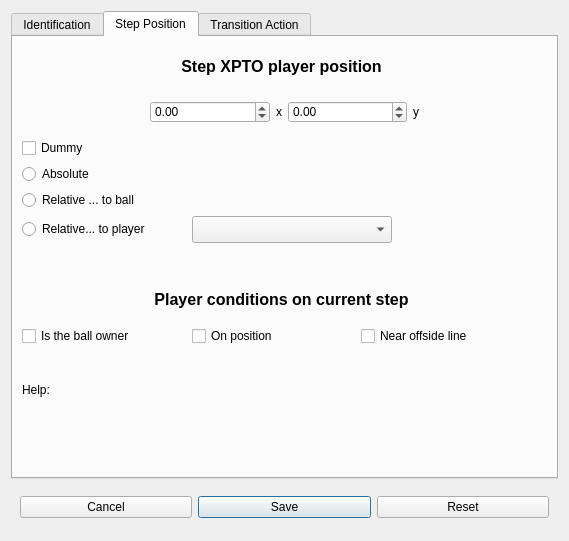
<?xml version="1.0" encoding="UTF-8"?>
<ui version="4.0">
 <class>SpPlayerEditorDialog</class>
 <widget class="QDialog" name="SpPlayerEditorDialog">
  <property name="windowModality">
   <enum>Qt::ApplicationModal</enum>
  </property>
  <property name="geometry">
   <rect>
    <x>0</x>
    <y>0</y>
    <width>565</width>
    <height>554</height>
   </rect>
  </property>
  <property name="sizePolicy">
   <sizepolicy hsizetype="MinimumExpanding" vsizetype="Maximum">
    <horstretch>0</horstretch>
    <verstretch>0</verstretch>
   </sizepolicy>
  </property>
  <property name="minimumSize">
   <size>
    <width>565</width>
    <height>554</height>
   </size>
  </property>
  <property name="maximumSize">
   <size>
    <width>565</width>
    <height>554</height>
   </size>
  </property>
  <property name="windowTitle">
   <string>Player editor:</string>
  </property>
  <property name="modal">
   <bool>false</bool>
  </property>
  <layout class="QGridLayout" name="gridLayout_4">
   <property name="sizeConstraint">
    <enum>QLayout::SetFixedSize</enum>
   </property>
   <item row="0" column="0">
    <widget class="QTabWidget" name="playerEditorTabs">
     <property name="enabled">
      <bool>true</bool>
     </property>
     <property name="sizePolicy">
      <sizepolicy hsizetype="Minimum" vsizetype="MinimumExpanding">
       <horstretch>0</horstretch>
       <verstretch>0</verstretch>
      </sizepolicy>
     </property>
     <property name="minimumSize">
      <size>
       <width>547</width>
       <height>0</height>
      </size>
     </property>
     <property name="maximumSize">
      <size>
       <width>547</width>
       <height>16777215</height>
      </size>
     </property>
     <property name="font">
      <font>
       <kerning>true</kerning>
      </font>
     </property>
     <property name="tabPosition">
      <enum>QTabWidget::North</enum>
     </property>
     <property name="tabShape">
      <enum>QTabWidget::Rounded</enum>
     </property>
     <property name="currentIndex">
      <number>1</number>
     </property>
     <property name="elideMode">
      <enum>Qt::ElideLeft</enum>
     </property>
     <property name="usesScrollButtons">
      <bool>true</bool>
     </property>
     <property name="documentMode">
      <bool>false</bool>
     </property>
     <property name="tabsClosable">
      <bool>false</bool>
     </property>
     <property name="movable">
      <bool>false</bool>
     </property>
     <widget class="QWidget" name="identificationTab">
      <attribute name="title">
       <string>Identification</string>
      </attribute>
      <layout class="QGridLayout" name="gridLayout">
       <item row="1" column="0">
        <widget class="QRadioButton" name="rbByNumber">
         <property name="text">
          <string>By number</string>
         </property>
         <attribute name="buttonGroup">
          <string notr="true">buttonGroup</string>
         </attribute>
        </widget>
       </item>
       <item row="2" column="0">
        <widget class="QRadioButton" name="rbByName">
         <property name="text">
          <string>By role name</string>
         </property>
         <attribute name="buttonGroup">
          <string notr="true">buttonGroup</string>
         </attribute>
        </widget>
       </item>
       <item row="1" column="1">
        <widget class="QLabel" name="labelPlayerNumber">
         <property name="enabled">
          <bool>true</bool>
         </property>
         <property name="sizePolicy">
          <sizepolicy hsizetype="Maximum" vsizetype="Maximum">
           <horstretch>0</horstretch>
           <verstretch>0</verstretch>
          </sizepolicy>
         </property>
         <property name="text">
          <string>number</string>
         </property>
         <property name="alignment">
          <set>Qt::AlignLeading|Qt::AlignLeft|Qt::AlignVCenter</set>
         </property>
        </widget>
       </item>
       <item row="2" column="1">
        <widget class="QLineEdit" name="textEditPlayerName">
         <property name="sizePolicy">
          <sizepolicy hsizetype="Expanding" vsizetype="Fixed">
           <horstretch>0</horstretch>
           <verstretch>0</verstretch>
          </sizepolicy>
         </property>
         <property name="inputMask">
          <string/>
         </property>
         <property name="text">
          <string/>
         </property>
        </widget>
       </item>
       <item row="4" column="0" colspan="2">
        <widget class="QLabel" name="label_2">
         <property name="sizePolicy">
          <sizepolicy hsizetype="Preferred" vsizetype="MinimumExpanding">
           <horstretch>0</horstretch>
           <verstretch>0</verstretch>
          </sizepolicy>
         </property>
         <property name="minimumSize">
          <size>
           <width>0</width>
           <height>50</height>
          </size>
         </property>
         <property name="text">
          <string>Help:</string>
         </property>
         <property name="alignment">
          <set>Qt::AlignLeading|Qt::AlignLeft|Qt::AlignTop</set>
         </property>
        </widget>
       </item>
       <item row="3" column="0" colspan="2">
        <spacer name="verticalSpacer_4">
         <property name="orientation">
          <enum>Qt::Vertical</enum>
         </property>
         <property name="sizeType">
          <enum>QSizePolicy::Fixed</enum>
         </property>
         <property name="sizeHint" stdset="0">
          <size>
           <width>20</width>
           <height>30</height>
          </size>
         </property>
        </spacer>
       </item>
       <item row="0" column="0" colspan="2">
        <widget class="QLabel" name="label_8">
         <property name="sizePolicy">
          <sizepolicy hsizetype="Preferred" vsizetype="Minimum">
           <horstretch>0</horstretch>
           <verstretch>0</verstretch>
          </sizepolicy>
         </property>
         <property name="minimumSize">
          <size>
           <width>0</width>
           <height>40</height>
          </size>
         </property>
         <property name="font">
          <font>
           <pointsize>12</pointsize>
           <weight>75</weight>
           <bold>true</bold>
          </font>
         </property>
         <property name="lineWidth">
          <number>0</number>
         </property>
         <property name="text">
          <string>Player Identification</string>
         </property>
         <property name="alignment">
          <set>Qt::AlignCenter</set>
         </property>
        </widget>
       </item>
      </layout>
     </widget>
     <widget class="QWidget" name="stepPositionTab">
      <attribute name="title">
       <string>Step Position</string>
      </attribute>
      <layout class="QGridLayout" name="gridLayout_2">
       <item row="12" column="0" colspan="3">
        <spacer name="verticalSpacer_5">
         <property name="orientation">
          <enum>Qt::Vertical</enum>
         </property>
         <property name="sizeType">
          <enum>QSizePolicy::Minimum</enum>
         </property>
         <property name="sizeHint" stdset="0">
          <size>
           <width>20</width>
           <height>30</height>
          </size>
         </property>
        </spacer>
       </item>
       <item row="28" column="0" colspan="4">
        <spacer name="verticalSpacer">
         <property name="orientation">
          <enum>Qt::Vertical</enum>
         </property>
         <property name="sizeType">
          <enum>QSizePolicy::Fixed</enum>
         </property>
         <property name="sizeHint" stdset="0">
          <size>
           <width>20</width>
           <height>30</height>
          </size>
         </property>
        </spacer>
       </item>
       <item row="4" column="0">
        <widget class="QRadioButton" name="rbPositionAbsolute">
         <property name="text">
          <string>Absolute</string>
         </property>
         <attribute name="buttonGroup">
          <string notr="true">buttonGroup_2</string>
         </attribute>
        </widget>
       </item>
       <item row="1" column="0" colspan="4">
        <widget class="QFrame" name="frame1">
         <property name="sizePolicy">
          <sizepolicy hsizetype="MinimumExpanding" vsizetype="Fixed">
           <horstretch>0</horstretch>
           <verstretch>0</verstretch>
          </sizepolicy>
         </property>
         <property name="minimumSize">
          <size>
           <width>525</width>
           <height>40</height>
          </size>
         </property>
         <property name="maximumSize">
          <size>
           <width>16777215</width>
           <height>40</height>
          </size>
         </property>
         <layout class="QHBoxLayout" name="horizontalLayout_2">
          <property name="sizeConstraint">
           <enum>QLayout::SetNoConstraint</enum>
          </property>
          <item>
           <spacer name="horizontalSpacer_3">
            <property name="orientation">
             <enum>Qt::Horizontal</enum>
            </property>
            <property name="sizeHint" stdset="0">
             <size>
              <width>40</width>
              <height>20</height>
             </size>
            </property>
           </spacer>
          </item>
          <item>
           <widget class="QDoubleSpinBox" name="positionX">
            <property name="sizePolicy">
             <sizepolicy hsizetype="MinimumExpanding" vsizetype="Fixed">
              <horstretch>0</horstretch>
              <verstretch>0</verstretch>
             </sizepolicy>
            </property>
            <property name="maximumSize">
             <size>
              <width>121</width>
              <height>27</height>
             </size>
            </property>
            <property name="minimum">
             <double>-99.000000000000000</double>
            </property>
            <property name="singleStep">
             <double>1.000000000000000</double>
            </property>
           </widget>
          </item>
          <item>
           <widget class="QLabel" name="label">
            <property name="sizePolicy">
             <sizepolicy hsizetype="Minimum" vsizetype="Maximum">
              <horstretch>0</horstretch>
              <verstretch>0</verstretch>
             </sizepolicy>
            </property>
            <property name="text">
             <string>x</string>
            </property>
           </widget>
          </item>
          <item>
           <widget class="QDoubleSpinBox" name="positionY">
            <property name="sizePolicy">
             <sizepolicy hsizetype="MinimumExpanding" vsizetype="Fixed">
              <horstretch>0</horstretch>
              <verstretch>0</verstretch>
             </sizepolicy>
            </property>
            <property name="maximumSize">
             <size>
              <width>121</width>
              <height>27</height>
             </size>
            </property>
            <property name="minimum">
             <double>-99.000000000000000</double>
            </property>
           </widget>
          </item>
          <item>
           <widget class="QLabel" name="label_9">
            <property name="sizePolicy">
             <sizepolicy hsizetype="Minimum" vsizetype="Maximum">
              <horstretch>0</horstretch>
              <verstretch>0</verstretch>
             </sizepolicy>
            </property>
            <property name="text">
             <string>y</string>
            </property>
           </widget>
          </item>
          <item>
           <spacer name="horizontalSpacer_2">
            <property name="orientation">
             <enum>Qt::Horizontal</enum>
            </property>
            <property name="sizeHint" stdset="0">
             <size>
              <width>40</width>
              <height>20</height>
             </size>
            </property>
           </spacer>
          </item>
         </layout>
        </widget>
       </item>
       <item row="2" column="0">
        <widget class="QCheckBox" name="cbDummyPosition">
         <property name="sizePolicy">
          <sizepolicy hsizetype="Fixed" vsizetype="Fixed">
           <horstretch>0</horstretch>
           <verstretch>0</verstretch>
          </sizepolicy>
         </property>
         <property name="text">
          <string>Dummy</string>
         </property>
        </widget>
       </item>
       <item row="10" column="0">
        <widget class="QRadioButton" name="rbPositionRelativeToPlayer">
         <property name="text">
          <string>Relative... to player</string>
         </property>
         <attribute name="buttonGroup">
          <string notr="true">buttonGroup_2</string>
         </attribute>
        </widget>
       </item>
       <item row="6" column="0">
        <widget class="QRadioButton" name="rbPositionRelativeToBall">
         <property name="text">
          <string>Relative ... to ball</string>
         </property>
         <attribute name="buttonGroup">
          <string notr="true">buttonGroup_2</string>
         </attribute>
        </widget>
       </item>
       <item row="29" column="0" colspan="4">
        <widget class="QLabel" name="label_4">
         <property name="sizePolicy">
          <sizepolicy hsizetype="MinimumExpanding" vsizetype="MinimumExpanding">
           <horstretch>0</horstretch>
           <verstretch>0</verstretch>
          </sizepolicy>
         </property>
         <property name="minimumSize">
          <size>
           <width>525</width>
           <height>50</height>
          </size>
         </property>
         <property name="text">
          <string>Help:</string>
         </property>
         <property name="alignment">
          <set>Qt::AlignLeading|Qt::AlignLeft|Qt::AlignTop</set>
         </property>
        </widget>
       </item>
       <item row="10" column="1" colspan="2">
        <widget class="QComboBox" name="comboSelectRelativePlayerPosition">
         <property name="sizePolicy">
          <sizepolicy hsizetype="Minimum" vsizetype="Fixed">
           <horstretch>0</horstretch>
           <verstretch>0</verstretch>
          </sizepolicy>
         </property>
         <property name="minimumSize">
          <size>
           <width>153</width>
           <height>27</height>
          </size>
         </property>
         <property name="maximumSize">
          <size>
           <width>200</width>
           <height>27</height>
          </size>
         </property>
        </widget>
       </item>
       <item row="15" column="2">
        <widget class="QCheckBox" name="nearOffsideLineCond">
         <property name="sizePolicy">
          <sizepolicy hsizetype="MinimumExpanding" vsizetype="Minimum">
           <horstretch>0</horstretch>
           <verstretch>0</verstretch>
          </sizepolicy>
         </property>
         <property name="minimumSize">
          <size>
           <width>180</width>
           <height>22</height>
          </size>
         </property>
         <property name="maximumSize">
          <size>
           <width>54645</width>
           <height>22</height>
          </size>
         </property>
         <property name="text">
          <string>Near offside line</string>
         </property>
        </widget>
       </item>
       <item row="14" column="0" colspan="3">
        <widget class="QLabel" name="label_6">
         <property name="sizePolicy">
          <sizepolicy hsizetype="Minimum" vsizetype="Minimum">
           <horstretch>0</horstretch>
           <verstretch>0</verstretch>
          </sizepolicy>
         </property>
         <property name="minimumSize">
          <size>
           <width>0</width>
           <height>40</height>
          </size>
         </property>
         <property name="maximumSize">
          <size>
           <width>16777215</width>
           <height>40</height>
          </size>
         </property>
         <property name="font">
          <font>
           <pointsize>12</pointsize>
           <weight>75</weight>
           <bold>true</bold>
          </font>
         </property>
         <property name="text">
          <string>Player conditions on current step</string>
         </property>
         <property name="alignment">
          <set>Qt::AlignCenter</set>
         </property>
        </widget>
       </item>
       <item row="0" column="0" colspan="3">
        <widget class="QLabel" name="stepPositionTitle">
         <property name="sizePolicy">
          <sizepolicy hsizetype="Preferred" vsizetype="Minimum">
           <horstretch>0</horstretch>
           <verstretch>0</verstretch>
          </sizepolicy>
         </property>
         <property name="minimumSize">
          <size>
           <width>0</width>
           <height>40</height>
          </size>
         </property>
         <property name="maximumSize">
          <size>
           <width>519</width>
           <height>40</height>
          </size>
         </property>
         <property name="font">
          <font>
           <pointsize>12</pointsize>
           <weight>75</weight>
           <bold>true</bold>
          </font>
         </property>
         <property name="text">
          <string>Step XPTO player position</string>
         </property>
         <property name="alignment">
          <set>Qt::AlignCenter</set>
         </property>
        </widget>
       </item>
       <item row="15" column="1">
        <widget class="QCheckBox" name="onPositionCond">
         <property name="sizePolicy">
          <sizepolicy hsizetype="MinimumExpanding" vsizetype="Minimum">
           <horstretch>0</horstretch>
           <verstretch>0</verstretch>
          </sizepolicy>
         </property>
         <property name="minimumSize">
          <size>
           <width>161</width>
           <height>22</height>
          </size>
         </property>
         <property name="maximumSize">
          <size>
           <width>345345</width>
           <height>22</height>
          </size>
         </property>
         <property name="text">
          <string>On position</string>
         </property>
        </widget>
       </item>
       <item row="15" column="0">
        <widget class="QCheckBox" name="ballOwnerCond">
         <property name="sizePolicy">
          <sizepolicy hsizetype="MinimumExpanding" vsizetype="Minimum">
           <horstretch>0</horstretch>
           <verstretch>0</verstretch>
          </sizepolicy>
         </property>
         <property name="minimumSize">
          <size>
           <width>160</width>
           <height>22</height>
          </size>
         </property>
         <property name="maximumSize">
          <size>
           <width>35453</width>
           <height>22</height>
          </size>
         </property>
         <property name="text">
          <string>Is the ball owner</string>
         </property>
        </widget>
       </item>
      </layout>
     </widget>
     <widget class="QWidget" name="transitionActionTab">
      <attribute name="title">
       <string>Transition Action</string>
      </attribute>
      <layout class="QGridLayout" name="gridLayout_3">
       <item row="0" column="0" colspan="3">
        <widget class="QLabel" name="transitionTitle">
         <property name="enabled">
          <bool>true</bool>
         </property>
         <property name="sizePolicy">
          <sizepolicy hsizetype="Preferred" vsizetype="Minimum">
           <horstretch>0</horstretch>
           <verstretch>0</verstretch>
          </sizepolicy>
         </property>
         <property name="minimumSize">
          <size>
           <width>319</width>
           <height>40</height>
          </size>
         </property>
         <property name="font">
          <font>
           <pointsize>12</pointsize>
           <weight>75</weight>
           <bold>true</bold>
          </font>
         </property>
         <property name="text">
          <string>Transition from step  XPTO to step XPTO</string>
         </property>
         <property name="alignment">
          <set>Qt::AlignCenter</set>
         </property>
        </widget>
       </item>
       <item row="1" column="0" colspan="2">
        <widget class="QLabel" name="actionLabel">
         <property name="sizePolicy">
          <sizepolicy hsizetype="Preferred" vsizetype="Minimum">
           <horstretch>0</horstretch>
           <verstretch>0</verstretch>
          </sizepolicy>
         </property>
         <property name="minimumSize">
          <size>
           <width>0</width>
           <height>50</height>
          </size>
         </property>
         <property name="maximumSize">
          <size>
           <width>16777215</width>
           <height>50</height>
          </size>
         </property>
         <property name="frameShape">
          <enum>QFrame::NoFrame</enum>
         </property>
         <property name="text">
          <string>Action</string>
         </property>
        </widget>
       </item>
       <item row="1" column="2">
        <widget class="QLabel" name="actionImage">
         <property name="enabled">
          <bool>true</bool>
         </property>
         <property name="sizePolicy">
          <sizepolicy hsizetype="Preferred" vsizetype="Minimum">
           <horstretch>0</horstretch>
           <verstretch>0</verstretch>
          </sizepolicy>
         </property>
         <property name="minimumSize">
          <size>
           <width>0</width>
           <height>50</height>
          </size>
         </property>
         <property name="maximumSize">
          <size>
           <width>16777215</width>
           <height>50</height>
          </size>
         </property>
         <property name="text">
          <string>IMAGE</string>
         </property>
        </widget>
       </item>
       <item row="5" column="0" colspan="3">
        <spacer name="verticalSpacer_7">
         <property name="orientation">
          <enum>Qt::Vertical</enum>
         </property>
         <property name="sizeType">
          <enum>QSizePolicy::Fixed</enum>
         </property>
         <property name="sizeHint" stdset="0">
          <size>
           <width>20</width>
           <height>30</height>
          </size>
         </property>
        </spacer>
       </item>
       <item row="10" column="0" colspan="3">
        <widget class="QLabel" name="label_5">
         <property name="sizePolicy">
          <sizepolicy hsizetype="Preferred" vsizetype="MinimumExpanding">
           <horstretch>0</horstretch>
           <verstretch>0</verstretch>
          </sizepolicy>
         </property>
         <property name="minimumSize">
          <size>
           <width>0</width>
           <height>50</height>
          </size>
         </property>
         <property name="text">
          <string>Help:</string>
         </property>
         <property name="alignment">
          <set>Qt::AlignLeading|Qt::AlignLeft|Qt::AlignTop</set>
         </property>
        </widget>
       </item>
       <item row="6" column="0" colspan="3">
        <widget class="QLabel" name="label_14">
         <property name="sizePolicy">
          <sizepolicy hsizetype="Preferred" vsizetype="Minimum">
           <horstretch>0</horstretch>
           <verstretch>0</verstretch>
          </sizepolicy>
         </property>
         <property name="minimumSize">
          <size>
           <width>0</width>
           <height>40</height>
          </size>
         </property>
         <property name="font">
          <font>
           <pointsize>12</pointsize>
           <weight>75</weight>
           <bold>true</bold>
          </font>
         </property>
         <property name="text">
          <string>Transition conditions for action on current transition</string>
         </property>
         <property name="alignment">
          <set>Qt::AlignCenter</set>
         </property>
        </widget>
       </item>
       <item row="8" column="0">
        <widget class="QCheckBox" name="cbActionCondition">
         <property name="text">
          <string>action Condition</string>
         </property>
        </widget>
       </item>
       <item row="9" column="0" colspan="3">
        <spacer name="verticalSpacer_2">
         <property name="orientation">
          <enum>Qt::Vertical</enum>
         </property>
         <property name="sizeType">
          <enum>QSizePolicy::Minimum</enum>
         </property>
         <property name="sizeHint" stdset="0">
          <size>
           <width>20</width>
           <height>30</height>
          </size>
         </property>
        </spacer>
       </item>
       <item row="2" column="0" colspan="3">
        <widget class="QFrame" name="actionPositionFrame">
         <property name="sizePolicy">
          <sizepolicy hsizetype="Preferred" vsizetype="Minimum">
           <horstretch>0</horstretch>
           <verstretch>0</verstretch>
          </sizepolicy>
         </property>
         <property name="minimumSize">
          <size>
           <width>525</width>
           <height>130</height>
          </size>
         </property>
         <property name="frameShape">
          <enum>QFrame::NoFrame</enum>
         </property>
         <property name="frameShadow">
          <enum>QFrame::Plain</enum>
         </property>
         <property name="lineWidth">
          <number>0</number>
         </property>
         <layout class="QGridLayout" name="gridLayout_5">
          <property name="horizontalSpacing">
           <number>0</number>
          </property>
          <property name="margin">
           <number>0</number>
          </property>
          <item row="1" column="0">
           <widget class="QRadioButton" name="rbActionAbsolute">
            <property name="sizePolicy">
             <sizepolicy hsizetype="Minimum" vsizetype="Minimum">
              <horstretch>0</horstretch>
              <verstretch>0</verstretch>
             </sizepolicy>
            </property>
            <property name="minimumSize">
             <size>
              <width>160</width>
              <height>22</height>
             </size>
            </property>
            <property name="text">
             <string>Absolute</string>
            </property>
           </widget>
          </item>
          <item row="2" column="0">
           <widget class="QRadioButton" name="rbActionRelativeToBall">
            <property name="text">
             <string>Relative ... to ball</string>
            </property>
           </widget>
          </item>
          <item row="5" column="0">
           <widget class="QRadioButton" name="rbActionRelativeToPlayer">
            <property name="text">
             <string>Relative... to player</string>
            </property>
           </widget>
          </item>
          <item row="0" column="0">
           <widget class="QFrame" name="frame">
            <property name="sizePolicy">
             <sizepolicy hsizetype="Preferred" vsizetype="Minimum">
              <horstretch>0</horstretch>
              <verstretch>0</verstretch>
             </sizepolicy>
            </property>
            <property name="minimumSize">
             <size>
              <width>525</width>
              <height>40</height>
             </size>
            </property>
            <property name="maximumSize">
             <size>
              <width>525</width>
              <height>40</height>
             </size>
            </property>
            <property name="lineWidth">
             <number>0</number>
            </property>
            <layout class="QHBoxLayout" name="horizontalLayout_3">
             <item>
              <spacer name="horizontalSpacer_4">
               <property name="orientation">
                <enum>Qt::Horizontal</enum>
               </property>
               <property name="sizeHint" stdset="0">
                <size>
                 <width>40</width>
                 <height>20</height>
                </size>
               </property>
              </spacer>
             </item>
             <item>
              <widget class="QDoubleSpinBox" name="actionX">
               <property name="sizePolicy">
                <sizepolicy hsizetype="MinimumExpanding" vsizetype="Fixed">
                 <horstretch>0</horstretch>
                 <verstretch>0</verstretch>
                </sizepolicy>
               </property>
               <property name="maximumSize">
                <size>
                 <width>121</width>
                 <height>27</height>
                </size>
               </property>
               <property name="minimum">
                <double>-99.000000000000000</double>
               </property>
               <property name="singleStep">
                <double>1.000000000000000</double>
               </property>
              </widget>
             </item>
             <item>
              <widget class="QLabel" name="label_7">
               <property name="sizePolicy">
                <sizepolicy hsizetype="Minimum" vsizetype="Maximum">
                 <horstretch>0</horstretch>
                 <verstretch>0</verstretch>
                </sizepolicy>
               </property>
               <property name="text">
                <string>x</string>
               </property>
              </widget>
             </item>
             <item>
              <widget class="QDoubleSpinBox" name="actionY">
               <property name="sizePolicy">
                <sizepolicy hsizetype="MinimumExpanding" vsizetype="Fixed">
                 <horstretch>0</horstretch>
                 <verstretch>0</verstretch>
                </sizepolicy>
               </property>
               <property name="maximumSize">
                <size>
                 <width>121</width>
                 <height>27</height>
                </size>
               </property>
               <property name="minimum">
                <double>-99.000000000000000</double>
               </property>
              </widget>
             </item>
             <item>
              <widget class="QLabel" name="label_11">
               <property name="sizePolicy">
                <sizepolicy hsizetype="Minimum" vsizetype="Maximum">
                 <horstretch>0</horstretch>
                 <verstretch>0</verstretch>
                </sizepolicy>
               </property>
               <property name="text">
                <string>y</string>
               </property>
              </widget>
             </item>
             <item>
              <spacer name="horizontalSpacer_5">
               <property name="orientation">
                <enum>Qt::Horizontal</enum>
               </property>
               <property name="sizeHint" stdset="0">
                <size>
                 <width>40</width>
                 <height>20</height>
                </size>
               </property>
              </spacer>
             </item>
            </layout>
           </widget>
          </item>
          <item row="5" column="2">
           <spacer name="horizontalSpacer">
            <property name="orientation">
             <enum>Qt::Horizontal</enum>
            </property>
            <property name="sizeType">
             <enum>QSizePolicy::MinimumExpanding</enum>
            </property>
            <property name="sizeHint" stdset="0">
             <size>
              <width>200</width>
              <height>20</height>
             </size>
            </property>
           </spacer>
          </item>
          <item row="5" column="1">
           <widget class="QComboBox" name="comboSelectActionRelativePlayer">
            <property name="minimumSize">
             <size>
              <width>153</width>
              <height>27</height>
             </size>
            </property>
           </widget>
          </item>
         </layout>
        </widget>
       </item>
      </layout>
     </widget>
    </widget>
   </item>
   <item row="1" column="0">
    <widget class="QFrame" name="frame_1">
     <property name="sizePolicy">
      <sizepolicy hsizetype="Preferred" vsizetype="Minimum">
       <horstretch>0</horstretch>
       <verstretch>0</verstretch>
      </sizepolicy>
     </property>
     <property name="minimumSize">
      <size>
       <width>547</width>
       <height>45</height>
      </size>
     </property>
     <property name="maximumSize">
      <size>
       <width>547</width>
       <height>45</height>
      </size>
     </property>
     <layout class="QHBoxLayout" name="horizontalLayout_4">
      <property name="sizeConstraint">
       <enum>QLayout::SetDefaultConstraint</enum>
      </property>
      <item>
       <widget class="QPushButton" name="cancelButton">
        <property name="text">
         <string>Cancel</string>
        </property>
       </widget>
      </item>
      <item>
       <widget class="QPushButton" name="saveButton">
        <property name="text">
         <string>Save</string>
        </property>
        <property name="default">
         <bool>true</bool>
        </property>
       </widget>
      </item>
      <item>
       <widget class="QPushButton" name="resetButton">
        <property name="text">
         <string>Reset</string>
        </property>
       </widget>
      </item>
     </layout>
    </widget>
   </item>
  </layout>
 </widget>
 <tabstops>
  <tabstop>playerEditorTabs</tabstop>
  <tabstop>rbByNumber</tabstop>
  <tabstop>rbByName</tabstop>
  <tabstop>textEditPlayerName</tabstop>
  <tabstop>positionX</tabstop>
  <tabstop>positionY</tabstop>
  <tabstop>cbDummyPosition</tabstop>
  <tabstop>rbPositionAbsolute</tabstop>
  <tabstop>rbPositionRelativeToBall</tabstop>
  <tabstop>rbPositionRelativeToPlayer</tabstop>
  <tabstop>comboSelectRelativePlayerPosition</tabstop>
  <tabstop>ballOwnerCond</tabstop>
  <tabstop>onPositionCond</tabstop>
  <tabstop>nearOffsideLineCond</tabstop>
  <tabstop>actionX</tabstop>
  <tabstop>actionY</tabstop>
  <tabstop>rbActionAbsolute</tabstop>
  <tabstop>rbActionRelativeToBall</tabstop>
  <tabstop>rbActionRelativeToPlayer</tabstop>
  <tabstop>comboSelectActionRelativePlayer</tabstop>
  <tabstop>cbActionCondition</tabstop>
  <tabstop>cancelButton</tabstop>
  <tabstop>saveButton</tabstop>
  <tabstop>resetButton</tabstop>
 </tabstops>
 <resources/>
 <connections/>
 <buttongroups>
  <buttongroup name="buttonGroup_2"/>
  <buttongroup name="buttonGroup"/>
 </buttongroups>
</ui>
